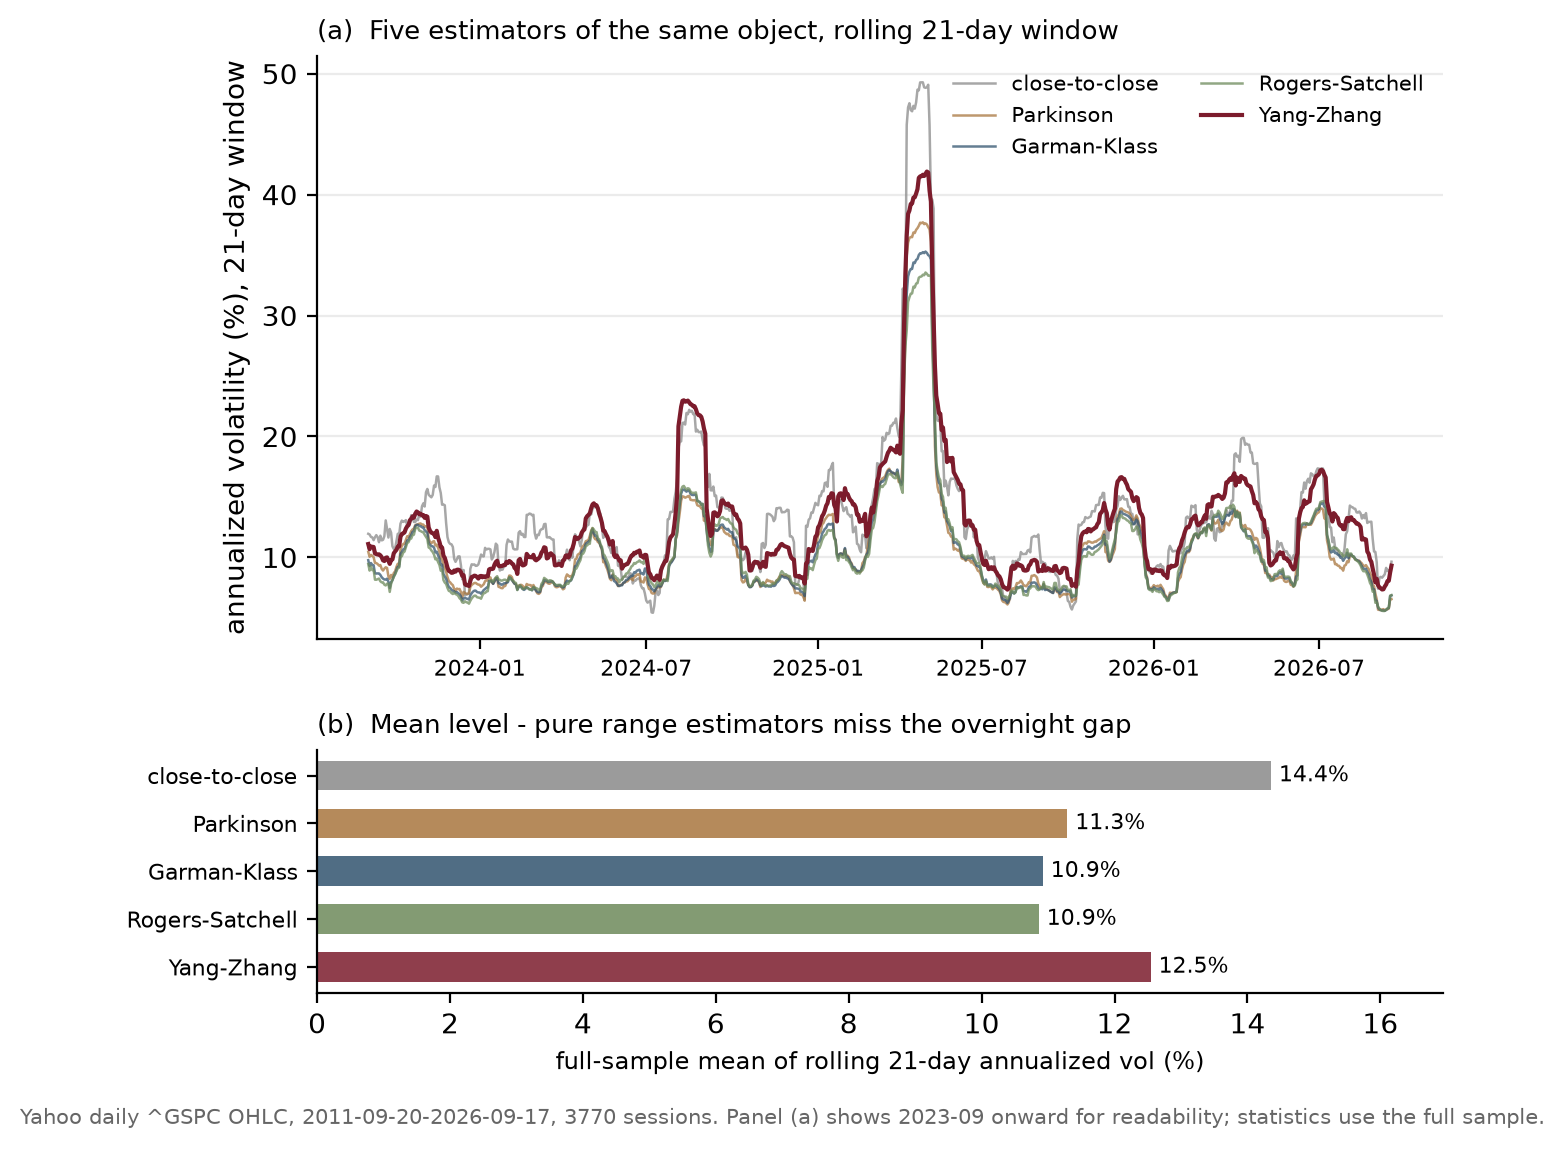

Reproduce this figure in Python.
"""
Figure 1 - The realized-volatility estimator zoo on real S&P 500 OHLC data.

Free data: daily S&P 500 (^GSPC) OHLC from Yahoo Finance's public chart API,
cached to data/spx_ohlc.csv so the figure is reproducible offline. Five
estimators of daily variance are computed on a rolling 21-day window:
close-to-close, Parkinson (1980), Garman-Klass (1980), Rogers-Satchell (1994),
and Yang-Zhang (2000). Panel (a) shows the rolling annualized estimates over
the last three years; panel (b) shows the full-sample mean level of each
estimator, which exposes the overnight-gap bias of the pure range estimators.

Printed diagnostics: full-sample mean annualized vol per estimator (and the
ratio to close-to-close), and the lag-1 autocorrelation of the single-day
estimates - a model-free efficiency proxy: true variance is persistent, so a
less noisy estimator shows higher autocorrelation.

Reproducible:
    python fig_rv_estimators.py     # numpy, matplotlib; stdlib urllib/json
"""
import os, json, csv, socket, urllib.request, datetime as dt
import numpy as np
import matplotlib
matplotlib.use("Agg")
import matplotlib.pyplot as plt

HERE = os.path.dirname(os.path.abspath(__file__))
DATA = os.path.join(HERE, "data")
os.makedirs(DATA, exist_ok=True)
CACHE = os.path.join(DATA, "spx_ohlc.csv")


def load_ohlc():
    if os.path.exists(CACHE):
        dates, o, h, l, c = [], [], [], [], []
        with open(CACHE) as f:
            for row in csv.DictReader(f):
                dates.append(row["date"])
                o.append(float(row["open"])); h.append(float(row["high"]))
                l.append(float(row["low"])); c.append(float(row["close"]))
        return dates, np.array(o), np.array(h), np.array(l), np.array(c)
    socket.setdefaulttimeout(30)
    url = ("https://query1.finance.yahoo.com/v8/finance/chart/%5EGSPC"
           "?range=15y&interval=1d")
    req = urllib.request.Request(url, headers={"User-Agent": "Mozilla/5.0"})
    j = json.loads(urllib.request.urlopen(req).read())
    r = j["chart"]["result"][0]
    ts = r["timestamp"]; q = r["indicators"]["quote"][0]
    dates, o, h, l, c = [], [], [], [], []
    for t, oo, hh, ll, cc in zip(ts, q["open"], q["high"], q["low"], q["close"]):
        if None in (oo, hh, ll, cc):
            continue
        dates.append(dt.datetime.utcfromtimestamp(t).strftime("%Y-%m-%d"))
        o.append(float(oo)); h.append(float(hh)); l.append(float(ll)); c.append(float(cc))
    with open(CACHE, "w", newline="") as f:
        w = csv.writer(f); w.writerow(["date", "open", "high", "low", "close"])
        for row in zip(dates, o, h, l, c):
            w.writerow([row[0]] + [f"{x:.4f}" for x in row[1:]])
    return dates, np.array(o), np.array(h), np.array(l), np.array(c)


dates, O, H, L, C = load_ohlc()
n = len(C)

# --- per-day quantities (log), aligned so index t uses day t and close t-1 ---
u = np.log(H[1:] / O[1:])            # high  vs open
d = np.log(L[1:] / O[1:])            # low   vs open
cc = np.log(C[1:] / O[1:])           # close vs open  (intraday return)
o = np.log(O[1:] / C[:-1])           # overnight gap
r = np.log(C[1:] / C[:-1])           # close-to-close return
ddates = dates[1:]
N = len(r)

# --- single-day variance estimates (whole-day scale where defined) ---
est_cc = r ** 2                                          # noisy benchmark
est_p = (u - d) ** 2 / (4.0 * np.log(2.0))               # Parkinson (open-to-close range)
est_gk = 0.5 * (u - d) ** 2 - (2.0 * np.log(2.0) - 1.0) * cc ** 2   # Garman-Klass
est_rs = u * (u - cc) + d * (d - cc)                     # Rogers-Satchell

W = 21
K_YZ = 0.34 / (1.34 + (W + 1) / (W - 1))                 # Yang-Zhang weight for n=21


def roll_mean(x, w):
    out = np.full(len(x), np.nan)
    cs = np.cumsum(np.concatenate([[0.0], x]))
    out[w - 1:] = (cs[w:] - cs[:-w]) / w
    return out


def roll_var(x, w):
    """Rolling unbiased variance (demeaned)."""
    m1 = roll_mean(x, w)
    m2 = roll_mean(x ** 2, w)
    return (m2 - m1 ** 2) * w / (w - 1)


ANN = 252.0
v_cc = roll_var(r, W) * ANN
v_p = roll_mean(est_p, W) * ANN
v_gk = roll_mean(est_gk, W) * ANN
v_rs = roll_mean(est_rs, W) * ANN
v_yz = (roll_var(o, W) + K_YZ * roll_var(cc, W) + (1 - K_YZ) * roll_mean(est_rs, W)) * ANN

series = {
    "close-to-close": v_cc, "Parkinson": v_p, "Garman-Klass": v_gk,
    "Rogers-Satchell": v_rs, "Yang-Zhang": v_yz,
}
daily = {
    "close-to-close": est_cc, "Parkinson": est_p,
    "Garman-Klass": est_gk, "Rogers-Satchell": est_rs,
}

# --- diagnostics ---
valid = ~np.isnan(v_cc)
print("span", ddates[0], "..", ddates[-1], " sessions:", N)
mean_cc = np.nanmean(np.sqrt(v_cc))
for k, v in series.items():
    mv = np.nanmean(np.sqrt(v))
    print(f"mean 21d ann. vol  {k:16s} {mv*100:6.2f}%   ratio vs CC {mv/mean_cc:5.3f}")


def ac1(x):
    x = x - x.mean()
    return float(np.sum(x[1:] * x[:-1]) / np.sum(x * x))


for k, v in daily.items():
    print(f"lag-1 autocorr of single-day estimate  {k:16s} {ac1(v):5.3f}")

# --- figure ---
COL = {"close-to-close": "#8a8a8a", "Parkinson": "#a8763e",
       "Garman-Klass": "#31536e", "Rogers-Satchell": "#6d8a5b",
       "Yang-Zhang": "#7c1c2c"}
x = np.arange(N)
zoom = ddates.index([d0 for d0 in ddates if d0 >= "2023-09-01"][0])

fig, (ax1, ax2) = plt.subplots(
    2, 1, figsize=(6.9, 5.6), gridspec_kw={"height_ratios": [2.4, 1.0]})

for k in ["close-to-close", "Parkinson", "Garman-Klass", "Rogers-Satchell"]:
    ax1.plot(x[zoom:], 100 * np.sqrt(series[k][zoom:]), lw=0.9, color=COL[k],
             alpha=0.75, label=k)
ax1.plot(x[zoom:], 100 * np.sqrt(v_yz[zoom:]), lw=1.5, color=COL["Yang-Zhang"],
         label="Yang-Zhang")
ticks = [i for i in range(zoom, N) if ddates[i][5:7] in ("01", "07") and ddates[i - 1][5:7] not in ("01", "07")]
ax1.set_xticks(ticks); ax1.set_xticklabels([ddates[i][:7] for i in ticks], fontsize=8)
ax1.set_ylabel("annualized volatility (%), 21-day window")
ax1.legend(fontsize=7.5, ncol=2, frameon=False)
ax1.set_title("(a)  Five estimators of the same object, rolling 21-day window", fontsize=9.5, loc="left")
for s in ("top", "right"):
    ax1.spines[s].set_visible(False)
ax1.grid(True, axis="y", alpha=0.25)

names = list(series.keys())
means = [np.nanmean(np.sqrt(series[k])) * 100 for k in names]
bars = ax2.barh(np.arange(len(names)), means,
                color=[COL[k] for k in names], alpha=0.85, height=0.62)
ax2.set_yticks(np.arange(len(names))); ax2.set_yticklabels(names, fontsize=8)
ax2.invert_yaxis()
for i, m in enumerate(means):
    ax2.text(m + 0.12, i, f"{m:.1f}%", va="center", fontsize=8)
ax2.set_xlim(0, max(means) * 1.18)
ax2.set_xlabel("full-sample mean of rolling 21-day annualized vol (%)", fontsize=8.5)
ax2.set_title("(b)  Mean level - pure range estimators miss the overnight gap", fontsize=9.5, loc="left")
for s in ("top", "right"):
    ax2.spines[s].set_visible(False)

fig.text(0.5, -0.015,
         f"Yahoo daily ^GSPC OHLC, {ddates[0]}-{ddates[-1]}, {N} sessions. "
         "Panel (a) shows 2023-09 onward for readability; statistics use the full sample.",
         ha="center", fontsize=7.6, color="#666")
plt.tight_layout()
OUT = os.path.join(HERE, "fig_rv_estimators.png")
fig.savefig(OUT, dpi=200, bbox_inches="tight")
print("wrote", OUT)
